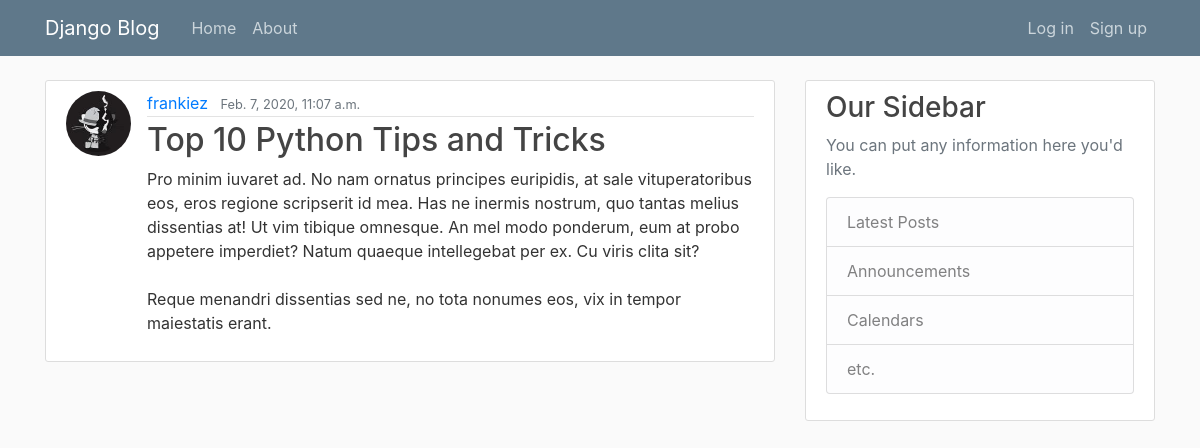
/posts/22/, run on the app's committed database.
### posts/models.py (models this page shows, shortened)
class Post(models.Model):
    title = models.CharField(max_length=100)
    content = models.TextField()
    date_posted = models.DateTimeField(default=timezone.now)
    author = models.ForeignKey(User, on_delete=models.CASCADE)

### users/models.py (models this page shows, shortened)
class Profile(models.Model):
    user = models.OneToOneField(User, on_delete=models.CASCADE)
    thumbnail = models.ImageField(default='default.jpg', upload_to='thumbnails')

### posts/views.py (the view)
# urls.py: path('<int:pk>/', PostDetailView.as_view(extra_context={ 'title': 'Post detail' }), name='detail'),
class PostDetailView(DetailView):
    model = Post
    def get_context_data(self, **kwargs):
        post = get_object_or_404(Post, id=self.kwargs.get('pk'))
        context = super().get_context_data(**kwargs)
        context['title'] = f'{ post.title }'
        return context

### posts/templates/posts/post_detail.html (shortened to what this page needs)
{% extends 'layout.html' %}
{% load tz %}
{% block content %}
    <article class="media content-section">
        <img src="{{ object.author.profile.thumbnail.url }}" alt="Thumbnail" class="rounded-circle article-img">
        <div class="media-body">
            <div class="article-metadata">
                <a class="mr-2" href="{% url 'posts:user-posts' object.author.username %}">{{ object.author.username }}</a>
                <small class="text-muted">{{ object.date_posted|localtime }}</small>
            </div>
            <h2 class="article-title">{{ object.title }}</h2>
            <p class="article-content">{{ object.content }}</p>
        </div>
    </article>
{% endblock %}

### assets/styles.css (style rules this page uses)
body { background: #fafafa; color: #333333; margin-top: 5rem; }
h1, h2, h3, h4, h5, h6 { color: #444444; }
.content-section { background: #ffffff; padding: 10px 20px; border: 1px solid #dddddd; border-radius: 3px; margin-bottom: 20px; }
.article-title { color: #444444; }
.article-content { white-space: pre-line; }
.article-img { height: 65px; width: 65px; margin-right: 16px; }
.article-metadata { padding-bottom: 1px; margin-bottom: 4px; border-bottom: 1px solid #e3e3e3 }

### data on the page
Post: author.profile.thumbnail (picture), author.username "frankiez", date_posted "Feb. 7, 2020, 11:07 a.m.", title "Top 10 Python Tips and Tricks", content "Pro minim iuvaret ad. No nam ornatus principes euripidis, at sale vituperatoribus eos, eros regione scripserit id mea. Has ne inermis nostrum, quo tantas melius dissentias at! Ut vim tibique omnesque. An mel modo ponderum, eum at probo appetere imperdiet? Natum quaeque intellegebat per ex. Cu viris clita sit? Reque menandri dissentias sed ne, no tota nonumes eos, vix in tempor maiestatis erant."
